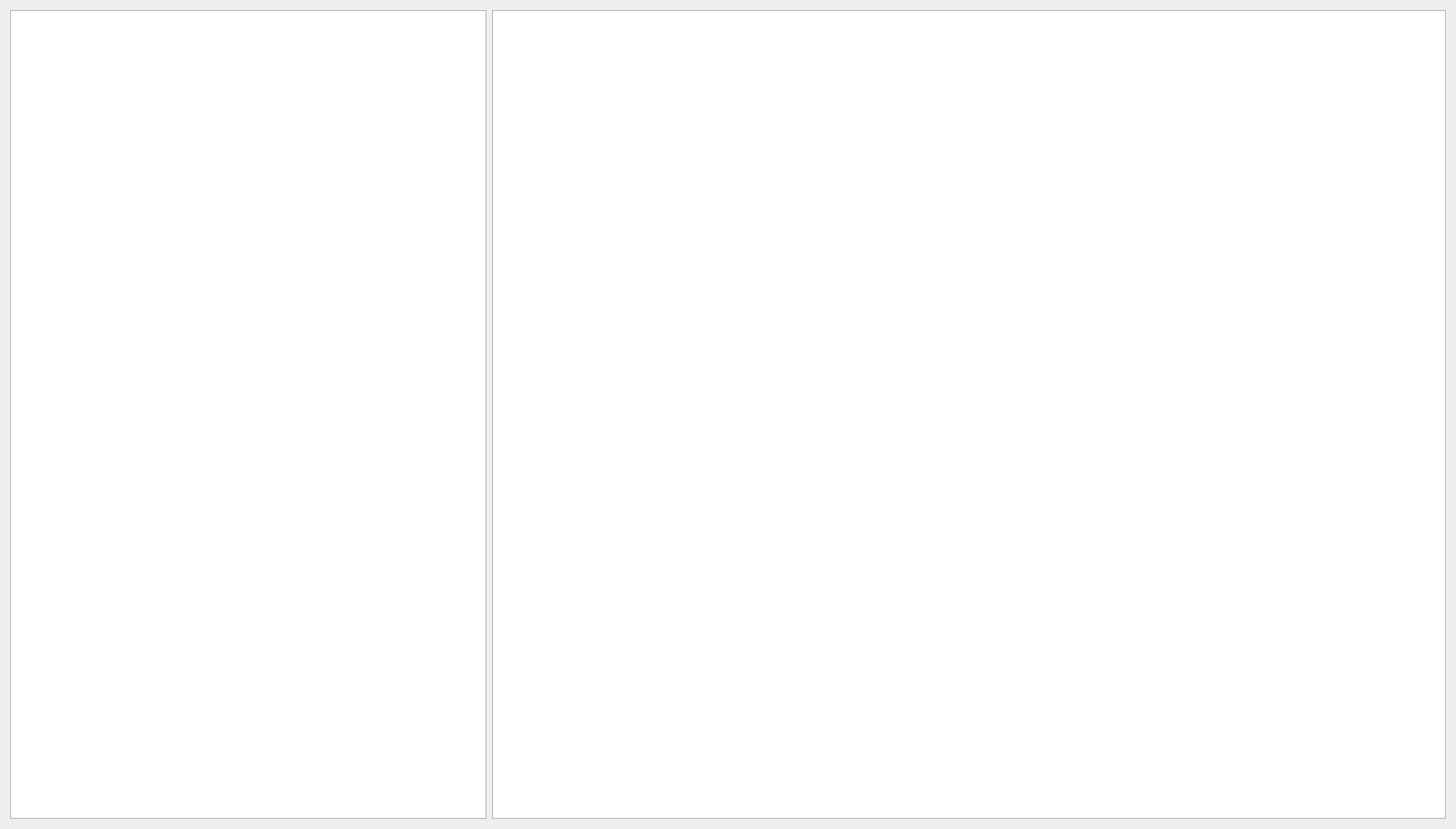
<?xml version="1.0" encoding="UTF-8"?>
<ui version="4.0">
 <class>algosettingdlg</class>
 <widget class="QDialog" name="algosettingdlg">
  <property name="windowModality">
   <enum>Qt::WindowModal</enum>
  </property>
  <property name="enabled">
   <bool>true</bool>
  </property>
  <property name="geometry">
   <rect>
    <x>0</x>
    <y>0</y>
    <width>1586</width>
    <height>903</height>
   </rect>
  </property>
  <layout class="QHBoxLayout" name="horizontalLayout" stretch="1,2">
   <item>
    <widget class="QMyTreeWidget" name="treewidget"/>
   </item>
   <item>
    <widget class="MyGraphicsView" name="gV_ShowImg"/>
   </item>
  </layout>
 </widget>
 <customwidgets>
  <customwidget>
   <class>MyGraphicsView</class>
   <extends>QGraphicsView</extends>
   <header>mygraphicsview.h</header>
  </customwidget>
  <customwidget>
   <class>QMyTreeWidget</class>
   <extends>QTreeView</extends>
   <header>qmytreewidget.h</header>
  </customwidget>
 </customwidgets>
 <resources/>
 <connections/>
</ui>
